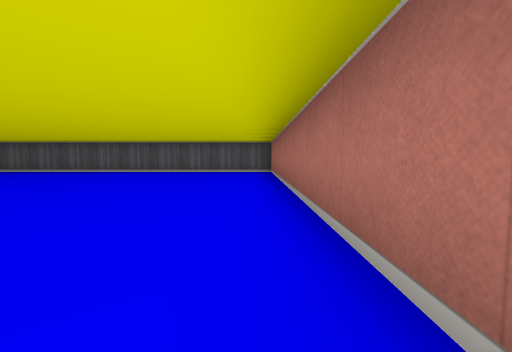
[1] (above)

24 first-person views from a walk through a cub3D ray-caster map. The camera is about half as high as the walls, tilts 4° down and sees 90° across. The floor is counted in squares. Each view is taken from the middle of a square. On the plan, view 1 faces up. The plan holds only what a view shows up to about 9 squares ahead; the rest is blank.

[2]
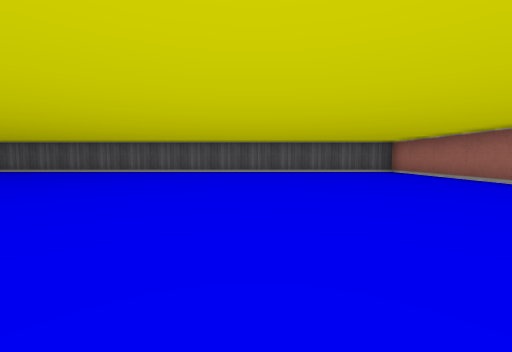

[3]
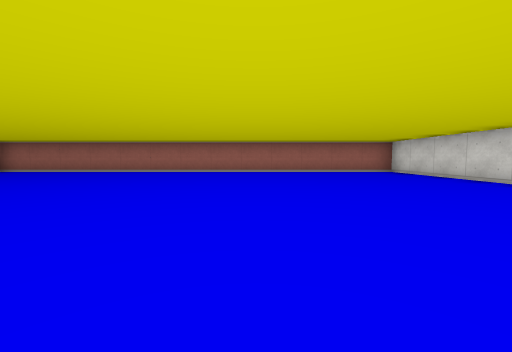

[4]
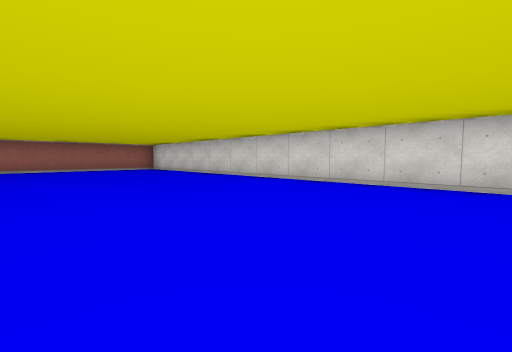

[5]
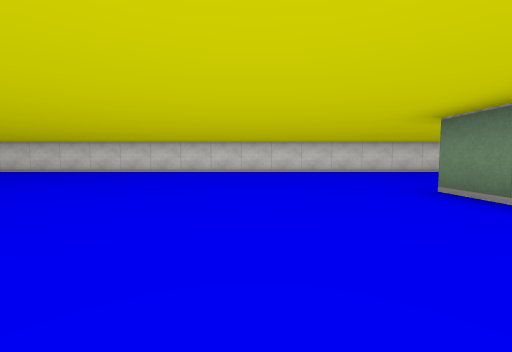

[6]
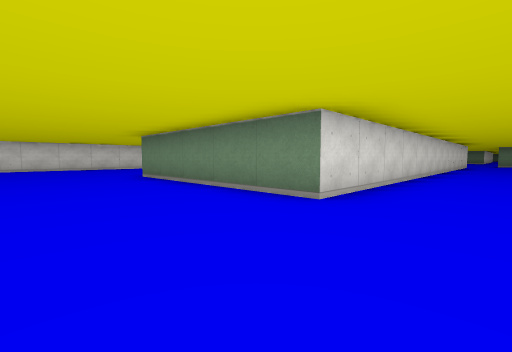

[7]
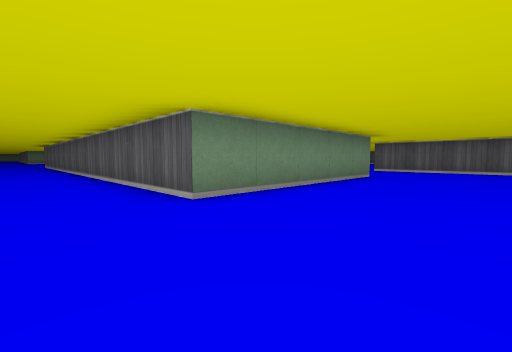

[8]
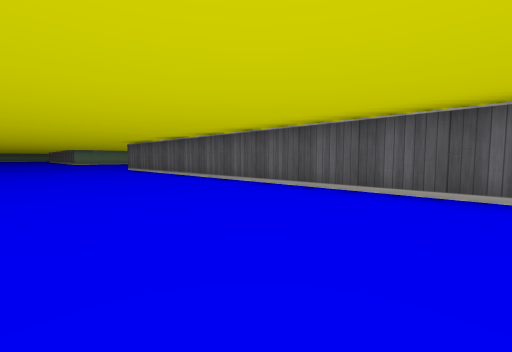

[9]
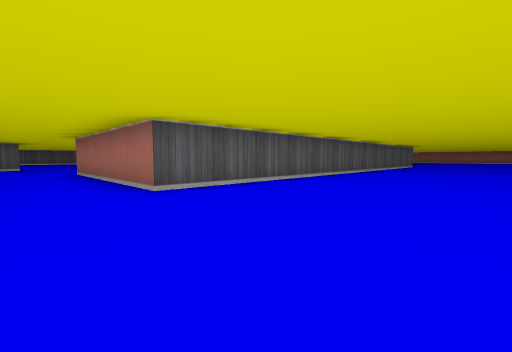

[10]
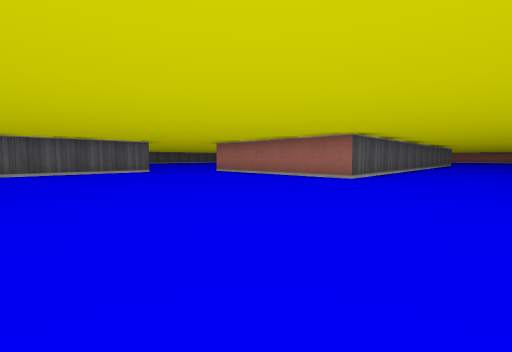

[11]
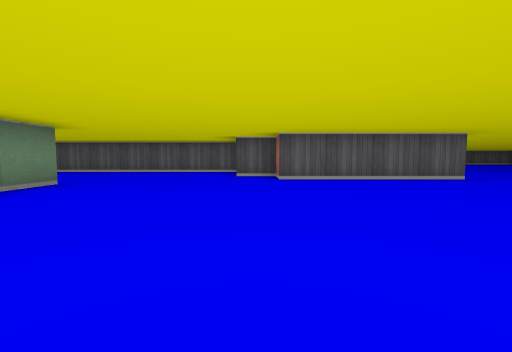

[12]
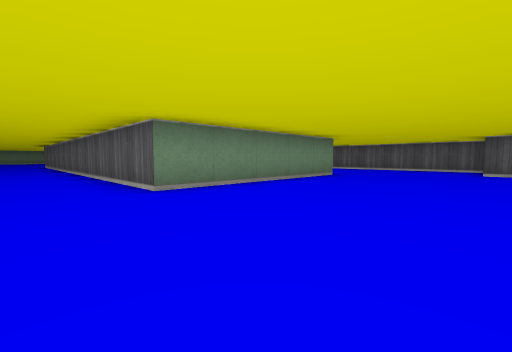

[13]
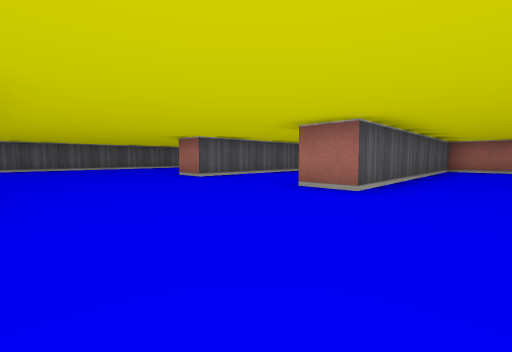

[14]
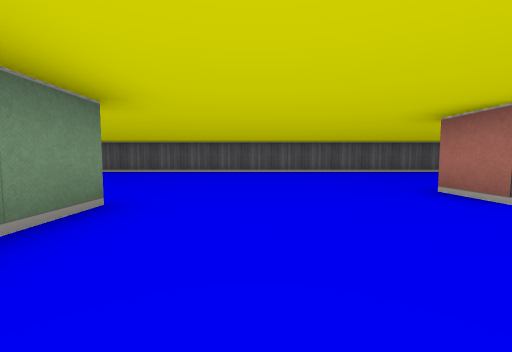

[15]
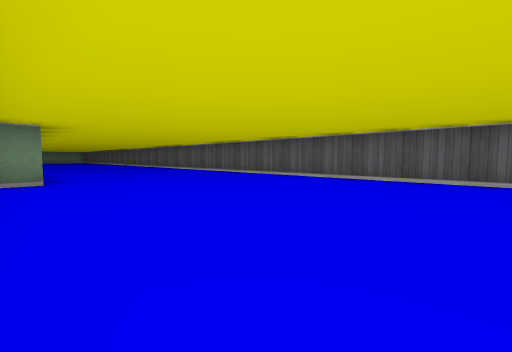

[16]
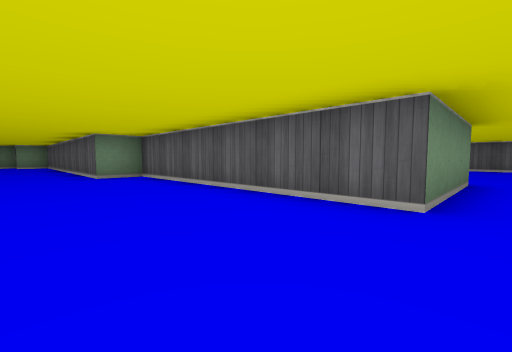

[17]
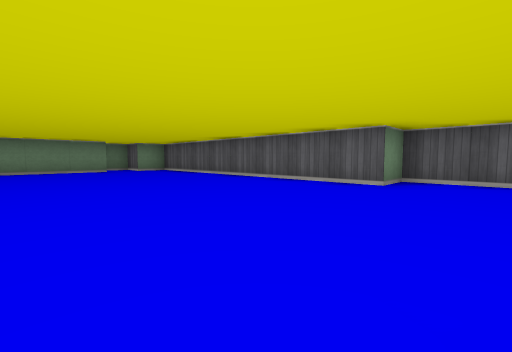

[18]
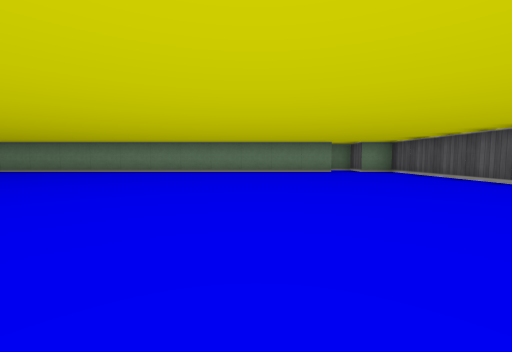

[19]
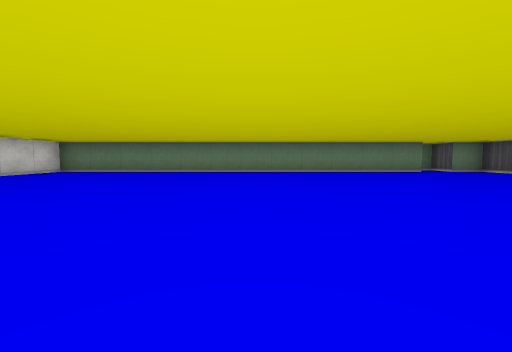

[20]
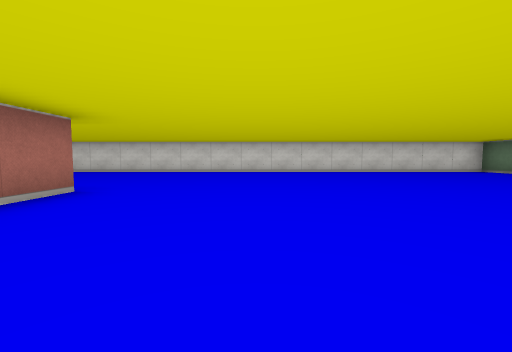

[21]
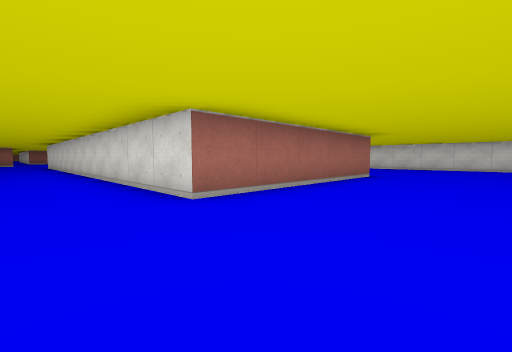

[22]
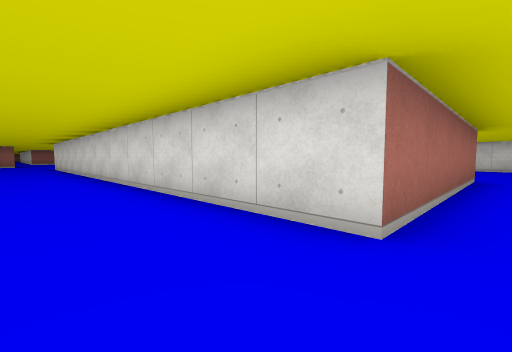

[23]
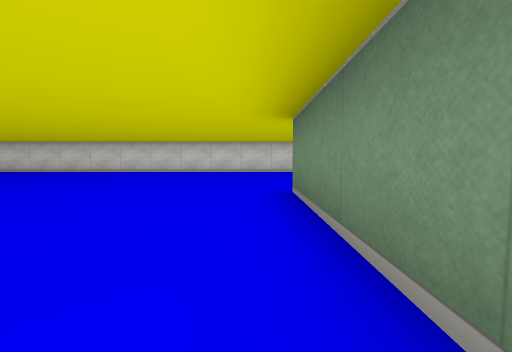

[24]
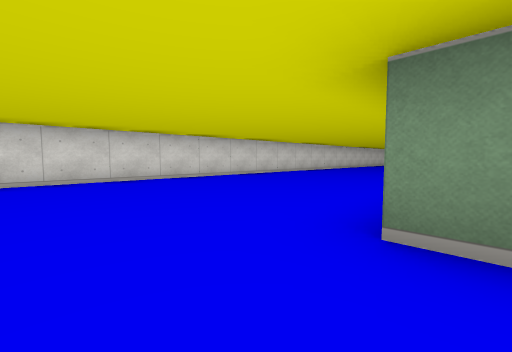

### Floor plan
Points are (right, up) in squares from view 1. A wall is a line through its corners. A room is listed if a view was taken in it or the views show most of it. See-through windows are left out.
Room 1 (views 1, 2, 3, 4, 5, 6, 7, 8, 9, 10, 11, 12, 13, 14, 16, 17, 18, 19, 20, 21, 22, 23, 24)
walls: (-27.4, 6.5) (-31.5, 6.5) (-31.5, 7.5) (-32.5, 7.5); (-32.5, 8) (-32.5, 9.5) (-39.5, 9.5) (-39.5, 10.5); (-35.5, 5.5) (-35.5, 0.5) (-43.2, 0.5); (-35.6, 13.5) (-39.5, 13.5) (-39.5, 14.5); (-41.4, -4.5) (-26.5, -4.5); (-16.1, -4.5) (0.5, -4.5) (0.5, 8.5) (-13.2, 8.5); (-14.5, 5.5) (-12.5, 5.5) (-12.5, 0.5) (-25.5, 0.5) (-25.5, 5.5); (-47.5, 0.4) (-47.5, 5.5) (-36.8, 5.5); (-43.5, 13.5) (-43.5, 10.5) (-49.5, 10.5) (-49.5, 9.5) (-57.5, 9.5) (-57.5, 8.5) (-58.1, 8.5); (-57.5, 7.6) (-57.5, -4.5) (-43.9, -4.5)
ways out: opening at (-41.5, 14) to room 2; opening at (-26.5, 6) to room 2; opening at (-13.7, 7) to room 2
Room 2 (view 15)
walls: (-35.9, 19.5) (-51.2, 19.5); (-49.5, 14.6) (-49.5, 13.9); (-21.2, 5.5) (-14.5, 5.5)
ways out: opening at (-41.5, 14) to room 1; opening at (-26.5, 6) to room 1; opening at (-13.7, 7) to room 1

Where each view was taken, in squares from view 1:
view 1: 0 up, 0 right, facing up
view 2: 0 up, 4 left, facing up
view 3: 0 up, 8 left, facing right
view 4: 0 up, 10 left, facing down-right
view 5: 4 up, 10 left, facing down
view 6: 7 up, 10 left, facing down-left
view 7: 1 down, 10 left, facing up-left
view 8: 3 down, 15 left, facing up-left
view 9: 3 down, 27 left, facing up-right
view 10: 2 down, 31 left, facing up-right
view 11: 1 up, 32 left, facing up
view 12: 1 down, 32 left, facing up-left
view 13: 8 up, 43 left, facing up-right
view 14: 11 up, 42 left, facing up
view 15: 14 up, 44 left, facing up-left
view 16: 8 up, 43 left, facing up-left
view 17: 5 up, 48 left, facing up-left
view 18: 5 up, 49 left, facing left
view 19: 2 up, 49 left, facing left
view 20: 4 up, 50 left, facing down
view 21: 7 up, 50 left, facing down-right
view 22: 7 up, 48 left, facing down-right
view 23: 4 up, 35 left, facing down
view 24: 1 up, 34 left, facing down-left
